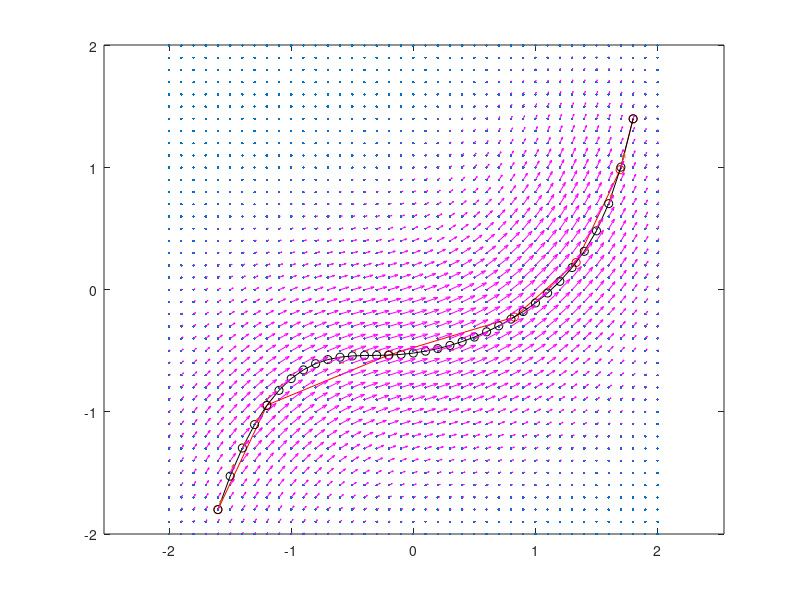

Recreate this plot in MATLAB.
clear all;
% close all;
[X,Y]=meshgrid(-2:0.1:2,-2:0.1:2);
figure; plot(X(:),Y(:),'.');
axis equal;
% [xp,yp]=getpts;
xp=[-1.6000,-1.1973,-0.2044,0.8274,1.3336,1.6938,1.8000];
yp=[-1.8000,-0.9442,-0.5354,-0.2239,0.2239,0.9832,1.4000];
N=(xp(end)-xp(1))/0.1+1;
xx=linspace(xp(1),xp(end),N)
yy=spline(xp,yp,xx);
Vx=zeros(size(X));
Vy=zeros(size(X));
for k=1:length(xx)-1
    z=(X(:)-xx(k)).^2 + (Y(:)-yy(k)).^2;
    [minz,mink]=min(z);
    Vx(mink)=xx(k+1)-xx(k);
    Vy(mink)=yy(k+1)-yy(k);
end

hold on;
plot(xp,yp,'-or');
plot(xx,yy,'-ok');
quiver(X,Y,Vx,Vy);

mask=ones(3,3)/8;
mask(2,2)=0;
Cl=sqrt(Vx.^2+Vy.^2);
Cl=Cl/max(Cl(:));

%% fiber 2
xp2=-fliplr([-1.6000,-1.1973,-0.2044,0.8274,1.3336,1.6938,1.8000]);
yp2=yp;
N=(xp2(end)-xp2(1))/0.1+1;
xx2=linspace(xp2(1),xp2(end),N)
yy2=spline(xp2,yp2,xx2);
Vx2=zeros(size(X));
Vy2=zeros(size(X));
for k=1:length(xx2)-1
    z=(X(:)-xx2(k)).^2 + (Y(:)-yy2(k)).^2;
    [minz,mink]=min(z);
    Vx2(mink)=xx2(k+1)-xx2(k);
    Vy2(mink)=yy2(k+1)-yy2(k);
end
%%

% hold on;
% plot(xp2,yp2,'-or');
% plot(xx2,yy2,'-ok');
% quiver(X,Y,Vx2,Vy2);
% mask=ones(3,3)/8;
% mask(2,2)=0;
% 
% Cl=sqrt(Vx2.^2+Vy2.^2);
% Cl=Cl/max(Cl(:));

for iter=1:50
    Vx=conv2(Vx,mask,'same');
    Vy=conv2(Vy,mask,'same');
end
quiver(X,Y,Vx,Vy,'m');
